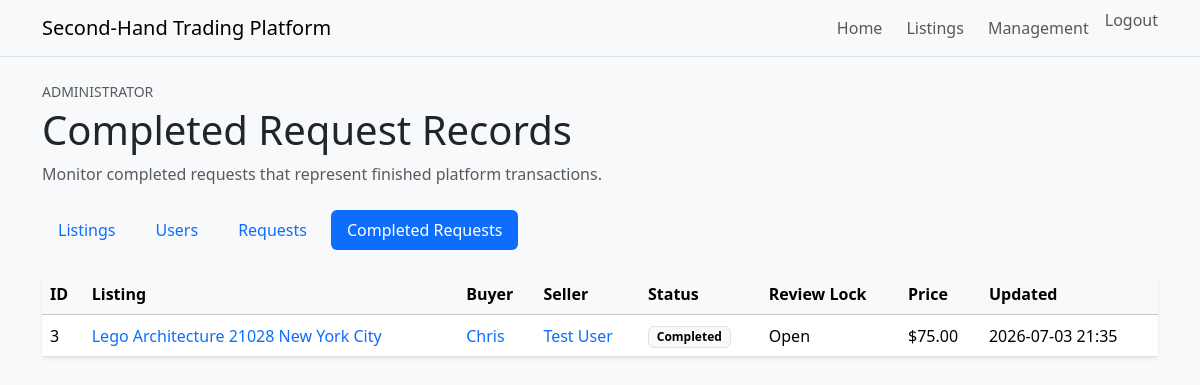
Page /admin/requests/completed (signed in) on the committed database.
### tables this page shows
CREATE TABLE requests (
    id INTEGER PRIMARY KEY AUTOINCREMENT,
    listing_id INTEGER NOT NULL,
    buyer_id INTEGER NOT NULL,
    seller_id INTEGER NOT NULL,
    status TEXT NOT NULL DEFAULT 'pending',
    is_locked INTEGER NOT NULL DEFAULT 0,
    message TEXT,
    created_at TEXT NOT NULL,
    updated_at TEXT NOT NULL,
    FOREIGN KEY (listing_id) REFERENCES listings(id),
    FOREIGN KEY (buyer_id) REFERENCES users(id),
    FOREIGN KEY (seller_id) REFERENCES users(id)
);

CREATE TABLE listings (
    id INTEGER PRIMARY KEY AUTOINCREMENT,
    seller_id INTEGER NOT NULL,
    category_id INTEGER NOT NULL,
    image_url TEXT NOT NULL,
    title TEXT NOT NULL,
    description TEXT NOT NULL,
    condition TEXT NOT NULL,
    price REAL NOT NULL,
    status TEXT NOT NULL DEFAULT 'available',
    created_at TEXT NOT NULL,
    updated_at TEXT NOT NULL,
    FOREIGN KEY (seller_id) REFERENCES users(id),
    FOREIGN KEY (category_id) REFERENCES categories(id)
);

CREATE TABLE users (
    id INTEGER PRIMARY KEY AUTOINCREMENT,
    display_name TEXT NOT NULL,
    full_name TEXT NOT NULL,
    date_of_birth TEXT NOT NULL,
    email TEXT NOT NULL UNIQUE,
    phone_number TEXT,
    preferred_contact_method TEXT NOT NULL,
    password_hash TEXT NOT NULL,
    role TEXT NOT NULL DEFAULT 'user',
    is_locked INTEGER NOT NULL DEFAULT 0,
    bio TEXT,
    created_at TEXT NOT NULL
);

### routes/admin_routes.py (the view)
@admin_bp.get("/admin/requests/completed")
@admin_required
def view_completed_requests() -> str:
    return render_template(
        "admin/completed_requests.html",
        requests=admin_service.get_admin_completed_requests(),
    )

### models/db.py (called while the page is built)
def get_db() -> sqlite3.Connection:
    return DatabaseManager().get_connection()

    def __new__(cls):
        if cls._instance is None:
            cls._instance = super().__new__(cls)
        return cls._instance

    def get_connection(self) -> sqlite3.Connection:
        if "db" not in g:
            g.db = sqlite3.connect(current_app.config["DATABASE_PATH"])
            g.db.row_factory = sqlite3.Row
        return g.db

    def close_connection(self) -> None:
        db = g.pop("db", None)
        if db is not None:
            db.close()

### services/admin_service.py (called while the page is built)
    def get_admin_completed_requests(self) -> List[Dict[str, Any]]:
        return self._get_admin_request_rows(
            "WHERE requests.status = ?",
            [REQUEST_STATUS_COMPLETED],
        )

    def _get_admin_request_rows(
        self,
        where_clause: str,
        parameters: List[Any],
    ) -> List[Dict[str, Any]]:
        db = get_db()
        requests = db.execute(
            ADMIN_REQUESTS_SQL.format(where_clause=where_clause),
            parameters,
        ).fetchall()
        return [self._serialize_admin_request(row) for row in requests]

    @staticmethod
    def _serialize_admin_request(row) -> Dict[str, Any]:
        request = dict(row)
        request["status_label"] = str(request["status"]).title()
        request["lock_status_label"] = "Locked" if request["is_locked"] else "Open"
        request["listing_price_label"] = "{0:.2f}".format(request["listing_price"])
        request["created_at_label"] = str(request["created_at"]).replace("T", " ")[:16]
        request["updated_at_label"] = str(request["updated_at"]).replace("T", " ")[:16]
        return request

### templates/admin/completed_requests.html
{% extends "base.html" %}
{% block content %}
<section class="mb-4">
    <p class="text-uppercase small text-muted mb-1">Administrator</p>
    <h1 class="mb-2">Completed Request Records</h1>
    <p class="text-muted mb-0">
        Monitor completed requests that represent finished platform transactions.
    </p>
</section>
{% set active_section = 'completed_requests' %}
{% include "admin/_management_nav.html" %}
{% set empty_title = "No completed request records found" %}
{% set empty_message = "Completed buyer-seller requests will appear here." %}
{% include "admin/_request_table.html" %}
{% endblock %}

### templates/admin/_request_table.html (shortened to what this page needs)
{% if requests %}
    <div class="card border-0 shadow-sm">
        <div class="table-responsive">
            <table class="table align-middle mb-0">
                <thead class="table-light">
                    <tr>
                        <th scope="col">ID</th>
                        <th scope="col">Listing</th>
                        <th scope="col">Buyer</th>
                        <th scope="col">Seller</th>
                        <th scope="col">Status</th>
                        <th scope="col">Review Lock</th>
                        <th scope="col">Price</th>
                        <th scope="col">Updated</th>
                    </tr>
                </thead>
                <tbody>
                    {% for purchase_request in requests %}
                        <tr>
                            <td>{{ purchase_request.id }}</td>
                            <td>
                                <a
                                    class="text-decoration-none"
                                    href="{{
                                        url_for(
                                            'listings.view_listing_detail',
                                            listing_id=purchase_request.listing_id
                                        )
                                    }}"
                                >
                                    {{ purchase_request.listing_title }}
                                </a>
                            </td>
                            <td>
                                <a
                                    class="text-decoration-none"
                                    href="{{
                                        url_for(
                                            'profiles.view_public_profile',
                                            user_id=purchase_request.buyer_id
                                        )
                                    }}"
                                >
                                    {{ purchase_request.buyer_name }}
                                </a>
                            </td>
                            <td>
                                <a
                                    class="text-decoration-none"
                                    href="{{
                                        url_for(
                                            'profiles.view_public_profile',
                                            user_id=purchase_request.seller_id
                                        )
                                    }}"
                                >
                                    {{ purchase_request.seller_name }}
                                </a>
                            </td>
                            <td>
                                <span class="badge text-bg-light border">
                                    {{ purchase_request.status_label }}
                                </span>
                            </td>
                            <td>{{ purchase_request.lock_status_label }}</td>
                            <td>${{ purchase_request.listing_price_label }}</td>
                            <td>{{ purchase_request.updated_at_label }}</td>
                        </tr>
                    {% endfor %}
                </tbody>
            </table>
        </div>
    </div>
{% endif %}

### static/css/main.css (style rules this page uses)
body { background-color: #f8f9fa; }

### rows in the picture
requests: id "3", listing_title "Lego Architecture 21028 New York City", buyer_name "Chris", seller_name "Test User", status_label "Completed", lock_status_label "Open", listing_price_label "75.00", updated_at_label "2026-07-03 21:35"
